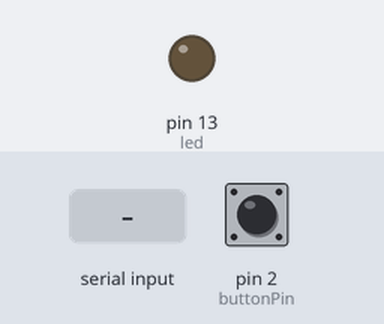
This sketch was run on a simulated Arduino Uno, built with avr-gcc and run on an emulated ATmega328P. On the bench: output pins drawn as LEDs (lit = HIGH). The test bench sets the inputs (shaded band); at power-on: pin 2 (buttonPin) LOW.

Above: at 1.2 s.
1.3 s: "1" received over Serial
At 1.6 s:
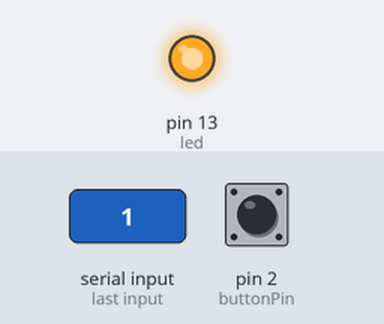
2.8 s: "0" received over Serial
At 3.9 s:
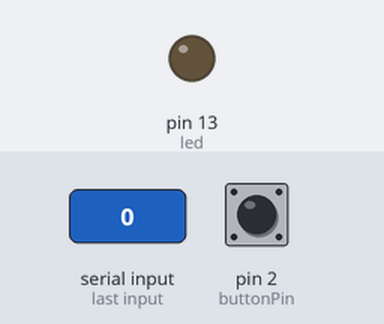
Timing chart, 0 to 5.8 s (numbered marks = the images above; inputs shaded):
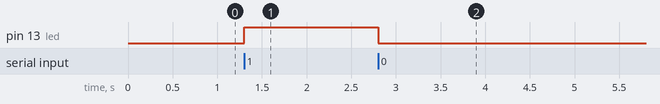

The sketch:

basic_code_for_processing_to_arduino.ino
```cpp
const int led = 13;
int ledState = 0;
int buttonState = 0;
const int buttonPin = 2;
void setup(){
  pinMode(led, OUTPUT);
    pinMode(buttonPin, INPUT);
  Serial.begin(9600);
  }

  void loop(){

    if (Serial.available() > 0){
      buttonState = digitalRead(buttonPin);
      char ledState = Serial.read();
      if((ledState=='1')){
        digitalWrite(led,HIGH);
      }else{
        digitalWrite(led,LOW);
      }}}
```

Measured:
- after the input at 1.3 s, pin 13 (led): LOW → HIGH at once
- after the input at 2.8 s, pin 13 (led): HIGH → LOW at once
